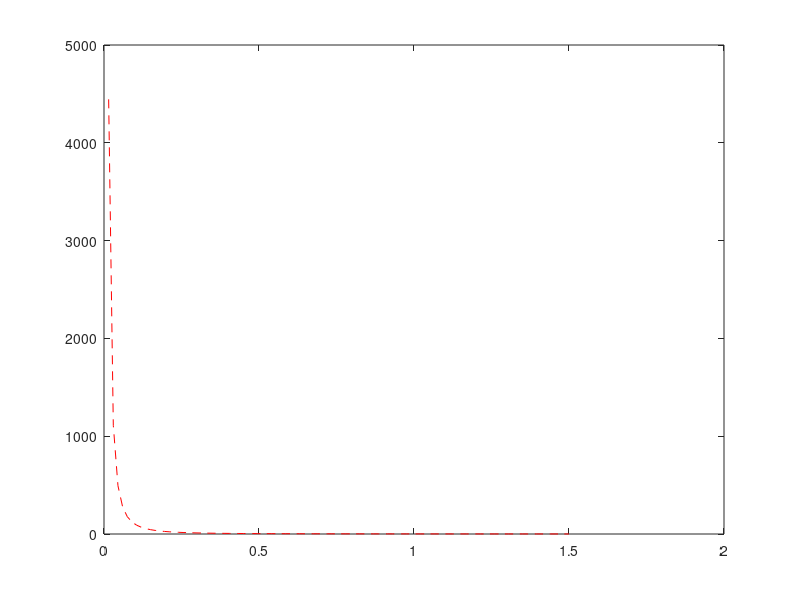

MATLAB code for this plot: (Note: this script raises an error after producing the figure.)
%% Set up workspace
%close all;
%clear all;
%clc;

%% Initialise variables
a = 0.01;
b = 1;
r0 = [1,0,1];

r = 0.9;

t_range = [0,180];

x_max = 1.5; %x_max = 1000;
x_min = 0;

%%
x_range = [0,x_max];
%x_range = [0.4,1];
p_range = [0,10];
%p_range = [0,5];
v_range = [-0.3,0.3];

n = 5;

init = [linspace(x_range(1),x_range(2),n)', zeros(n,1), ones(n,1)*p_range(1);...
        ones(n,1)*x_range(2), zeros(n,1), linspace(p_range(1),p_range(2),n)';...
        linspace(x_range(2),x_range(1),n)', zeros(n,1), ones(n,1)*p_range(2)];
    
%init = [0.9,0,1];

%% Calculate trajectory
x = linspace(x_range(1),x_range(2),101);

figure;
plot(x,(1./(x.^2)),'r--')
hold on
for i = 1:size(init,1)
    [t,y] = InitialModel(a,b,r,init(i,:),[x_min,x_max],t_range);
    plot(y(1,:),y(3,:),'g-')
end
xlabel('Position - $\tilde{x}$','Interpreter','LaTeX');
ylabel('Pressure - $\tilde{p}$','Interpreter','LaTeX');
ylim(p_range); xlim(x_range)

%% 3D Init
x_values = linspace(x_range(1),x_range(2),2*n+1);
v_values = linspace(v_range(1),v_range(2),n);
p_values = linspace(p_range(1),p_range(2),n);

init = CreateInitialConditions(x_values,v_values,p_values);


%% Calculate trajectory
x = linspace(x_range(1),x_range(2),101);

figure;
plot3(x,zeros(size(x)),(1./(x.^2)),'r--')
hold on
for i = 1:size(init,1)
    [t,y] = InitialModel(a,b,r,init(i,:),[x_min,x_max],t_range);
    plot3(y(1,1),y(2,1),y(3,1),'go')
    plot3(y(1,:),y(2,:),y(3,:),'g-')
end
xlabel('Position - $\tilde{x}$','Interpreter','LaTeX');
ylabel('Velocity - $\tilde{x}''$','Interpreter','LaTeX');
zlabel('Pressure - $\tilde{p}$','Interpreter','LaTeX');
xlim(x_range); ylim(v_range); zlim(p_range)

function [init] = CreateInitialConditions(x_vals,v_vals,p_vals)
    %init = [0.99, 0, 1];
    x = length(x_vals); v = length(v_vals); p = length(p_vals);
    init = zeros(v*p+x*v+2*x*p,3);
    
    % Bottom surface - p = 0
    [X,V] = meshgrid(x_vals,v_vals);
    init(1:x*v,:) = [X(:), V(:), p_vals(1)*ones(size(X(:)))];
    
    % Side surface 1 - v = -0.3
    [X,P] = meshgrid(x_vals,p_vals);
    init(x*v+1:x*v+x*p,:) = [X(:), v_vals(1)*ones(size(X(:))), P(:)];
    
    % Side surface 2 - v = 0.3
    init(x*v+x*p+1:x*v+2*x*p,:) = [X(:), v_vals(end)*ones(size(X(:))), P(:)];
    
    % Back surface - x = 1
    [V,P] = meshgrid(v_vals,p_vals);
    init(x*v+2*x*p+1:v*p+x*v+2*x*p,:) = [x_vals(end)*ones(size(V(:))), V(:), P(:)];
end